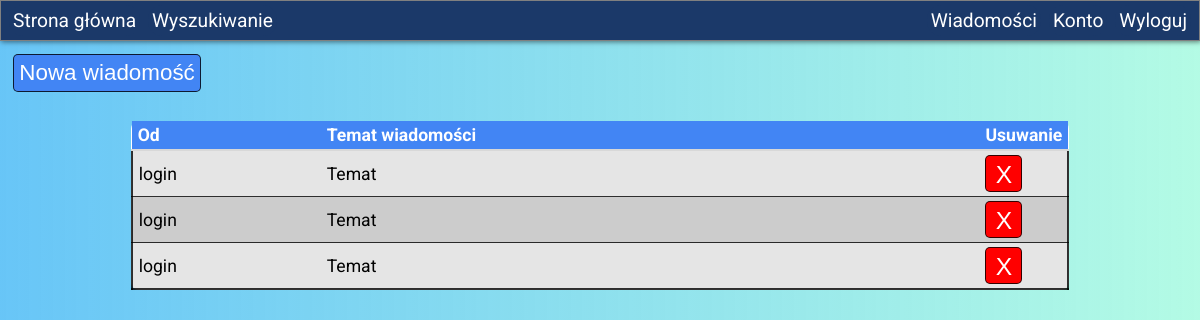
The app's page /account/messages (signed in) with its own data.
### tables this page shows
CREATE TABLE email
(
    id INTEGER PRIMARY KEY AUTOINCREMENT,
    toUsername TEXT(32),
    fromUsername TEXT(32),
    topic TEXT(256),
    content TEXT,
    FOREIGN KEY(toUsername) REFERENCES user(username),
    FOREIGN KEY(fromUsername) REFERENCES user(username)
);

### app/start.py (the view)
@app.route("/account/messages")
@requireLogin
def emailPage():
    emails = query(
        f"SELECT * FROM email WHERE toUsername = '{session['login']['username']}'"
    )
    log(emails)
    return render_template("emails.html", emails=emails)

### app/start.py (called while the page is built)
def requireLogin(func):
    @wraps(func)
    def secure_function(*args, **kwargs):
        if not isLoggedin():
            log("Redirect")
            return redirect(url_for("loginPage", next=request.url))
        return func(*args, **kwargs)
    return secure_function

def query(sql):
    with closing(sqlite3.connect(DB_PATH)) as con, con, closing(con.cursor()) as cur:
        cur.execute(sql)
        return cur.fetchall()

def isLoggedin():
    return session.get("login", None) != None

def log(msg):
    print(msg, file=sys.stderr)

### app/templates/emails.html (shortened to what this page needs)
<form action="{{url_for('newEmailPage')}}", method="GET">
    <button type="submit">Nowa wiadomość</button>
</form>
<br/>
<div class="search-table" style="width:80%">
    <table>
        <thead>
            <th>Od</th>
            <th>Temat wiadomości</th>
            <th>Usuwanie</th>
        </thead>
        <tbody>
            <tr onclick="window.location='{{url}}'">
                <td style="width:10em">{{row[2]}}</td>
                <td>{{row[3]}}</td>
                <td style="width:20px"><button id="delete{{row[0]}}" onclick="btnClick(event)" style="background-color:red; height:1.5em; width:1.5em; z-index:1">X</button></td>
            </tr>
        </tbody>
    </table>
</div>

### app/static/css/styles.css (style rules this page uses)
:root { --background-gradient:linear-gradient(90deg, rgba(66, 183, 245,0.8), rgba(66, 245, 189,0.4)); --table-odd-row-color: rgb(209, 212, 211); --accent:rgb(66, 133, 244); --dark-gray: rgba(0,0,0, 0.8); --error:rgba(255, 0, 0, 0.8); --input-bg: rgba(0,0,0, 0.1); --table-even-row-color:rgba(0,0,0, 0.2); --table-odd-row-color:rgba(0,0,0, 0.10); --table-hover: rgba(0,0,0, 0.30); }
body { margin:0; background: var(--background-gradient); font-family: "Roboto", sans-serif; }
.search-table { background: white; margin: 10px auto 10px; border-radius: 8px; width: 60%; }
.search-table table { width: 100%; font-size: 1.1em; border-collapse: collapse; }
.search-table table th { padding: 4px 6px; color: white; text-align: left; background: var(--accent); border-bottom: solid 2px #d8d8d8; }
.search-table table tbody { overflow-y: auto; overflow-x: hidden; border: 2px solid var(--dark-gray); border-radius: 8px; }
.search-table table tr { background: var(--table-odd-row-color); border-bottom: 1px solid var(--dark-gray); }
.search-table table tr:nth-child(2n) { background: var(--table-even-row-color); }
.search-table table tr td { text-align: left; padding: 4px 6px; border-left: 0; border-right: 0; cursor: pointer; }
button { background: var(--accent); color:white; padding:5px; border: 1px solid var(--dark-gray); font-size: 1.4em; border-radius: 5px; }

### app/static/css/navbar.css (style rules this page uses)
:root { --navbar-color: rgb(27, 57, 105); --navbar-text-color: white; }

### records on screen
email: fromUsername "login", topic "Temat"
email: fromUsername "login", topic "Temat"
email: fromUsername "login", topic "Temat"
